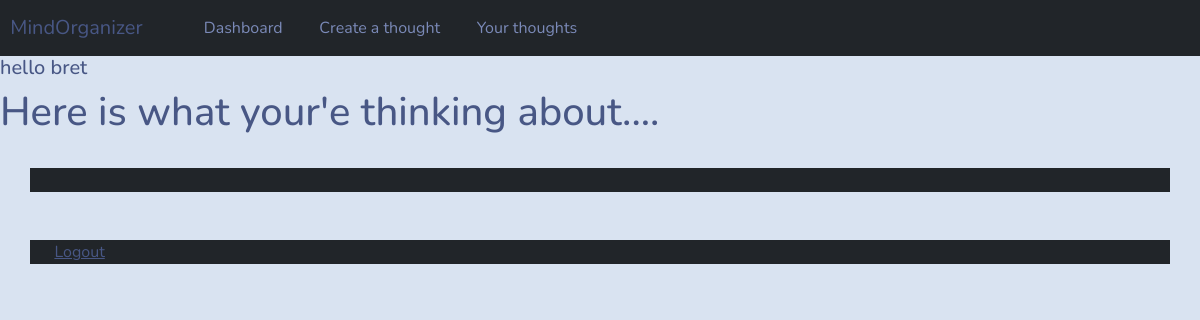
Page /yourThoughts/ (signed in) on the earlier database version.
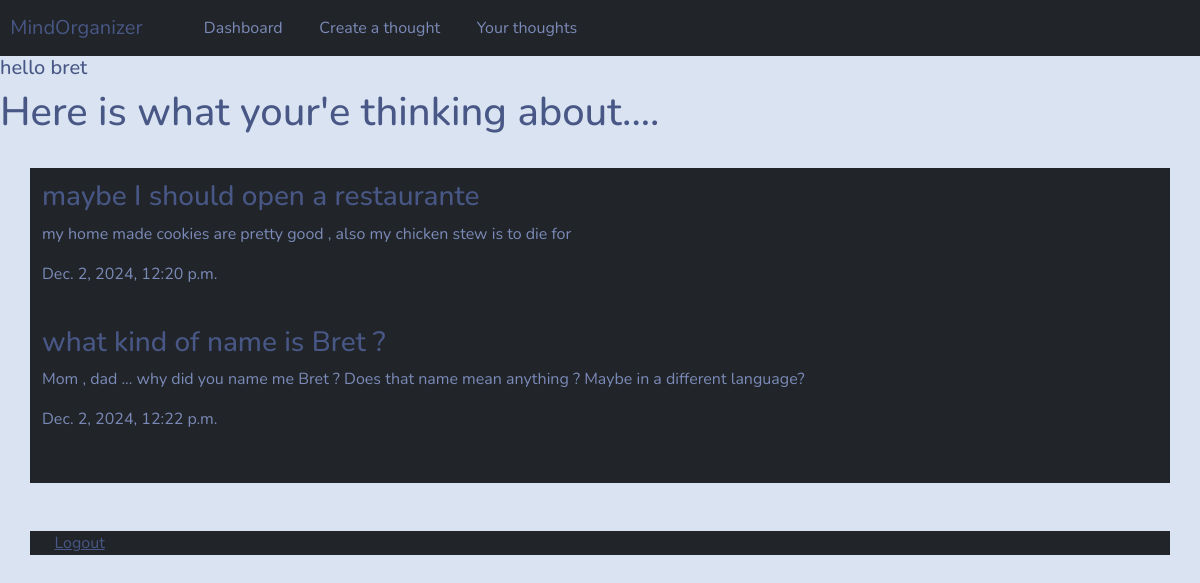
Same page on the later database version.
### MindOrganizer/models.py (models this page shows)
class Thought(models.Model):
    title = models.CharField(max_length=100)
    content = models.CharField(max_length=400)
    date_posted = models.DateTimeField(auto_now_add=True)
    author = models.ForeignKey(User, on_delete=models.CASCADE, null=True)

### MindOrganizer/views.py (the view)
# urls.py: path('yourThoughts/', views.yourThoughts , name='yourThoughts'),
@login_required(login_url='login')
def yourThoughts(request):
    currentUser = request.user.id
    thoughts = Thought.objects.filter(author=currentUser)
    context = {'thoughts':thoughts}
    return render(request, 'MindOrganizer/yourThoughts.html', context)

### MindOrganizer/templates/MindOrganizer/yourThoughts.html (shortened to what this page needs)
<!DOCTYPE html>
<html lang="en">
    <head>
        <link rel="stylesheet" type="text/css" href="https://bootswatch.com/5/morph/bootstrap.min.css">
    </head>
    <body>
         <nav class="navbar navbar-expand-lg navbar-light bg-dark justify-content-center">
            <a class="navbar-brand main-heading">
              &nbsp; MindOrganizer
            </a>
              <div class="collapse navbar-collapse text-center" id="navbarNavDropdown">
                <ul class="navbar-nav ml-auto">
                  <li class="nav-item">
                    <a class="nav-link"  href="{% url 'dashboard'%}">Dashboard</a>
                  </li>
                  <li class="nav-item">
                    <a class="nav-link"  href="{% url 'createThought'%}" >Create a thought</a>
                  </li>
                  <li class="nav-item">
                    <a class="nav-link"   href="{% url 'yourThoughts'%}" >Your thoughts</a>
                  </li>
                </ul>
              </div>
        </nav>
        <h5> hello {{user}}</h5>
        <h1>   Here is what your'e thinking about....</h1>
        <br>
          <div class="container bg-dark shadow-md" style ='padding: 1%;'>
          {%for thought in thoughts%}
                <h3>{{thought.title}}</h3>
                <p>{{thought.content}}</p>
                <p>{{thought.date_posted}}</p>
            <br>
          {%endfor%}
          </div>
        <br><br>
        <div class="container bg-dark shadow-md">&nbsp;&nbsp;&nbsp;<a href =  "{%url 'logout'%}">Logout</a></div>
    </body>
</html>

Differences in the rows shown:
added Thought: title "maybe I should open a restaurante", content "my home made cookies are pretty good , also my chicken stew is to die for", date_posted "Dec. 2, 2024, 12:20 p.m."
added Thought: title "what kind of name is Bret ?", content "Mom , dad ... why did you name me Bret ? Does that name mean anything ? Maybe in a different language?", date_posted "Dec. 2, 2024, 12:22 p.m."
